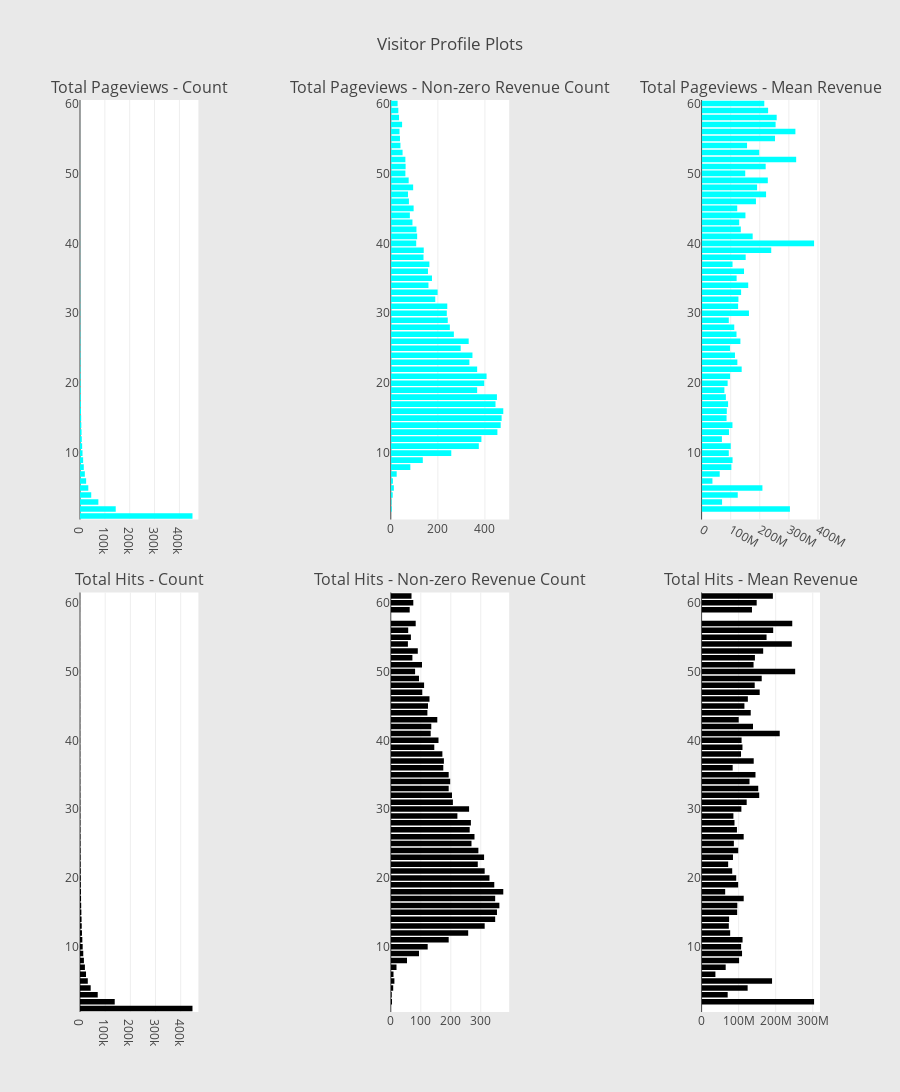

Notebook cell for this chart:
### Code cell
# Page views
cnt_srs = train_data.groupby('totals.pageviews')['totals.transactionRevenue'].agg(['size', 'count', 'mean'])
cnt_srs.columns = ["count", "count of non-zero revenue", "mean"]
cnt_srs = cnt_srs.sort_values(by="count", ascending=False)
trace1 = horizontal_bar_chart(cnt_srs["count"].head(60), 'cyan')
trace2 = horizontal_bar_chart(cnt_srs["count of non-zero revenue"].head(60), 'cyan')
trace5 = horizontal_bar_chart(cnt_srs["mean"].head(60), 'cyan')

# Hits
cnt_srs = train_data.groupby('totals.hits')['totals.transactionRevenue'].agg(['size', 'count', 'mean'])
cnt_srs.columns = ["count", "count of non-zero revenue", 'mean']
cnt_srs = cnt_srs.sort_values(by="count", ascending=False)
trace3 = horizontal_bar_chart(cnt_srs["count"].head(60), 'black')
trace4 = horizontal_bar_chart(cnt_srs["count of non-zero revenue"].head(60), 'black')
trace6 = horizontal_bar_chart(cnt_srs["mean"].head(60), 'black')

# Creating two subplots
fig = tools.make_subplots(rows=2, cols=3, vertical_spacing=0.08, horizontal_spacing=0.26, 
                          subplot_titles=["Total Pageviews - Count", "Total Pageviews - Non-zero Revenue Count", "Total Pageviews - Mean Revenue",
                                          "Total Hits - Count",  "Total Hits - Non-zero Revenue Count", "Total Hits - Mean Revenue"])

fig.append_trace(trace1, 1, 1)
fig.append_trace(trace2, 1, 2)
fig.append_trace(trace5, 1, 3)
fig.append_trace(trace3, 2, 1)
fig.append_trace(trace4, 2, 2)
fig.append_trace(trace6, 2, 3)

fig['layout'].update(height=1200, width=900, paper_bgcolor='rgb(233,233,233)', title="Visitor Profile Plots")
py.iplot(fig, filename='visitor-profile-plots')

### Figure 1 — Plotly figure (JSON) as saved in the notebook; plotly's stock layout.template omitted (floating-point values rounded to 4 significant figures)
{"data": [{"marker": {"color": "cyan"}, "orientation": "h", "showlegend": false, "type": "bar", "uid": "9db596cc-e430-11e8-ae81-e68283060228", "x": [84, 88, 94, 112, 114, 124, 134, 135, 162, 168, 184, 192, 222, 225, 240, 242, 265, 268, 298, 338, 355, 388, 410, 453, 509, 535, 567, 674, 704, 847, 873, 875, 1091, 1143, 1318, 1413, 1567, 1722, 1949, 2211, 2409, 2682, 3150, 3511, 4010, 4720, 5291, 6197, 7097, 8671, 10104, 12585, 15272, 19476, 24688, 33411, 45192, 73835, 143770, 452622], "xaxis": "x", "y": [60, 59, 58, 56, 57, 55, 54, 53, 50, 52, 51, 49, 48, 47, 46, 44, 43, 45, 42, 41, 40, 39, 38, 37, 36, 35, 34, 33, 32, 31, 30, 29, 28, 27, 26, 25, 24, 23, 22, 21, 20, 19, 18, 17, 16, 15, 14, 13, 12, 11, 10, 9, 8, 7, 6, 5, 4, 3, 2, 1], "yaxis": "y"}, {"marker": {"color": "cyan"}, "orientation": "h", "showlegend": false, "type": "bar", "uid": "9db596cd-e430-11e8-ac6d-e68283060228", "x": [29, 32, 35, 37, 48, 39, 41, 50, 62, 62, 63, 76, 95, 73, 77, 81, 92, 97, 109, 112, 108, 140, 139, 164, 158, 175, 160, 199, 189, 240, 238, 242, 251, 268, 331, 297, 347, 334, 367, 407, 397, 367, 451, 445, 478, 471, 467, 453, 385, 374, 257, 136, 83, 25, 9, 13, 8, 3, 4, 0], "xaxis": "x2", "y": [60, 59, 58, 56, 57, 55, 54, 53, 50, 52, 51, 49, 48, 47, 46, 44, 43, 45, 42, 41, 40, 39, 38, 37, 36, 35, 34, 33, 32, 31, 30, 29, 28, 27, 26, 25, 24, 23, 22, 21, 20, 19, 18, 17, 16, 15, 14, 13, 12, 11, 10, 9, 8, 7, 6, 5, 4, 3, 2, 1], "yaxis": "y2"}, {"marker": {"color": "cyan"}, "orientation": "h", "showlegend": false, "type": "bar", "uid": "9db7f91e-e430-11e8-a785-e68283060228", "x": [215500000.0, 228677500, 258122000, 322500000.0, 254400000.0, 252400000.0, 156200000.0, 197964400, 150000000.0, 325100000.0, 220300000.0, 227600000.0, 190800000.0, 221600000.0, 186800000.0, 150700000.0, 129300000.0, 122500000.0, 134800000.0, 175600000.0, 386700000.0, 239388500, 151500000.0, 106300000.0, 145900000.0, 120400000.0, 160200000.0, 135800000.0, 126600000.0, 125500000.0, 162800000.0, 93470000.0, 112300000.0, 120000000.0, 133400000.0, 97610000.0, 114700000.0, 122900000.0, 137800000.0, 97860000.0, 89530000.0, 78330000.0, 83450000.0, 91030000.0, 86660000.0, 85830000.0, 106100000.0, 94120000.0, 69840000.0, 100200000.0, 93480000.0, 106500000.0, 102300000.0, 62228400, 37280000.0, 209100000.0, 124287500, 70390000.0, 303625000, null], "xaxis": "x3", "y": [60, 59, 58, 56, 57, 55, 54, 53, 50, 52, 51, 49, 48, 47, 46, 44, 43, 45, 42, 41, 40, 39, 38, 37, 36, 35, 34, 33, 32, 31, 30, 29, 28, 27, 26, 25, 24, 23, 22, 21, 20, 19, 18, 17, 16, 15, 14, 13, 12, 11, 10, 9, 8, 7, 6, 5, 4, 3, 2, 1], "yaxis": "y3"}, {"marker": {"color": "black"}, "orientation": "h", "showlegend": false, "type": "bar", "uid": "9db7f91f-e430-11e8-9465-e68283060228", "x": [198, 203, 206, 211, 212, 227, 246, 261, 269, 316, 333, 348, 349, 363, 424, 438, 454, 501, 527, 553, 621, 693, 724, 745, 785, 845, 846, 944, 1088, 1104, 1289, 1291, 1406, 1504, 1718, 1925, 2126, 2190, 2477, 2798, 3064, 3291, 3755, 4130, 4716, 5384, 6194, 6881, 7879, 9264, 10640, 12959, 15484, 19518, 23918, 30939, 42444, 70402, 137952, 446754], "xaxis": "x4", "y": [61, 59, 60, 56, 57, 55, 54, 52, 53, 50, 51, 49, 48, 47, 46, 45, 44, 43, 42, 41, 40, 39, 38, 37, 36, 35, 34, 33, 32, 31, 30, 29, 28, 27, 26, 25, 24, 23, 22, 21, 20, 19, 18, 17, 16, 15, 14, 13, 12, 11, 10, 9, 8, 7, 6, 5, 4, 3, 2, 1], "yaxis": "y4"}, {"marker": {"color": "black"}, "orientation": "h", "showlegend": false, "type": "bar", "uid": "9db7f920-e430-11e8-aff3-e68283060228", "x": [69, 63, 75, 58, 83, 67, 57, 72, 90, 81, 104, 94, 111, 105, 129, 124, 122, 155, 135, 133, 159, 145, 172, 177, 175, 193, 198, 193, 204, 207, 261, 222, 267, 263, 279, 269, 292, 311, 290, 313, 329, 345, 375, 348, 362, 354, 348, 313, 258, 193, 123, 94, 54, 19, 9, 12, 8, 3, 4, 0], "xaxis": "x5", "y": [61, 59, 60, 56, 57, 55, 54, 52, 53, 50, 51, 49, 48, 47, 46, 45, 44, 43, 42, 41, 40, 39, 38, 37, 36, 35, 34, 33, 32, 31, 30, 29, 28, 27, 26, 25, 24, 23, 22, 21, 20, 19, 18, 17, 16, 15, 14, 13, 12, 11, 10, 9, 8, 7, 6, 5, 4, 3, 2, 1], "yaxis": "y5"}, {"marker": {"color": "black"}, "orientation": "h", "showlegend": false, "type": "bar", "uid": "9db7f921-e430-11e8-a782-e68283060228", "x": [192400000.0, 136000000.0, 148700000.0, 193200000.0, 244700000.0, 175400000.0, 243500000.0, 144000000.0, 166200000.0, 252600000.0, 140300000.0, 162300000.0, 143400000.0, 156800000.0, 124900000.0, 115600000.0, 132600000.0, 100200000.0, 138800000.0, 210900000.0, 108000000.0, 110300000.0, 106400000.0, 140700000.0, 83897600, 145400000.0, 129300000.0, 152900000.0, 155500000.0, 121700000.0, 107400000.0, 85830000.0, 88800000.0, 95410000.0, 113600000.0, 87120000.0, 98840000.0, 84710000.0, 71690000.0, 82630000.0, 93420000.0, 98680000.0, 63682800, 113600000.0, 96460000.0, 95990000.0, 74250000.0, 73470000.0, 77150000.0, 110600000.0, 106700000.0, 109200000.0, 101200000.0, 65030000, 37280000.0, 190200000.0, 124287500, 70390000.0, 303625000, null], "xaxis": "x6", "y": [61, 59, 60, 56, 57, 55, 54, 52, 53, 50, 51, 49, 48, 47, 46, 45, 44, 43, 42, 41, 40, 39, 38, 37, 36, 35, 34, 33, 32, 31, 30, 29, 28, 27, 26, 25, 24, 23, 22, 21, 20, 19, 18, 17, 16, 15, 14, 13, 12, 11, 10, 9, 8, 7, 6, 5, 4, 3, 2, 1], "yaxis": "y6"}], "layout": {"annotations": [{"font": {"size": 16}, "showarrow": false, "text": "Total Pageviews - Count", "x": 0.08, "xanchor": "center", "xref": "paper", "y": 1, "yanchor": "bottom", "yref": "paper"}, {"font": {"size": 16}, "showarrow": false, "text": "Total Pageviews - Non-zero Revenue Count", "x": 0.5, "xanchor": "center", "xref": "paper", "y": 1, "yanchor": "bottom", "yref": "paper"}, {"font": {"size": 16}, "showarrow": false, "text": "Total Pageviews - Mean Revenue", "x": 0.92, "xanchor": "center", "xref": "paper", "y": 1, "yanchor": "bottom", "yref": "paper"}, {"font": {"size": 16}, "showarrow": false, "text": "Total Hits - Count", "x": 0.08, "xanchor": "center", "xref": "paper", "y": 0.46, "yanchor": "bottom", "yref": "paper"}, {"font": {"size": 16}, "showarrow": false, "text": "Total Hits - Non-zero Revenue Count", "x": 0.5, "xanchor": "center", "xref": "paper", "y": 0.46, "yanchor": "bottom", "yref": "paper"}, {"font": {"size": 16}, "showarrow": false, "text": "Total Hits - Mean Revenue", "x": 0.92, "xanchor": "center", "xref": "paper", "y": 0.46, "yanchor": "bottom", "yref": "paper"}], "height": 1200, "paper_bgcolor": "rgb(233,233,233)", "title": "Visitor Profile Plots", "width": 900, "xaxis": {"anchor": "y", "domain": [0, 0.16]}, "xaxis2": {"anchor": "y2", "domain": [0.42, 0.58]}, "xaxis3": {"anchor": "y3", "domain": [0.84, 1]}, "xaxis4": {"anchor": "y4", "domain": [0, 0.16]}, "xaxis5": {"anchor": "y5", "domain": [0.42, 0.58]}, "xaxis6": {"anchor": "y6", "domain": [0.84, 1]}, "yaxis": {"anchor": "x", "domain": [0.54, 1]}, "yaxis2": {"anchor": "x2", "domain": [0.54, 1]}, "yaxis3": {"anchor": "x3", "domain": [0.54, 1]}, "yaxis4": {"anchor": "x4", "domain": [0, 0.46]}, "yaxis5": {"anchor": "x5", "domain": [0, 0.46]}, "yaxis6": {"anchor": "x6", "domain": [0, 0.46]}}}
